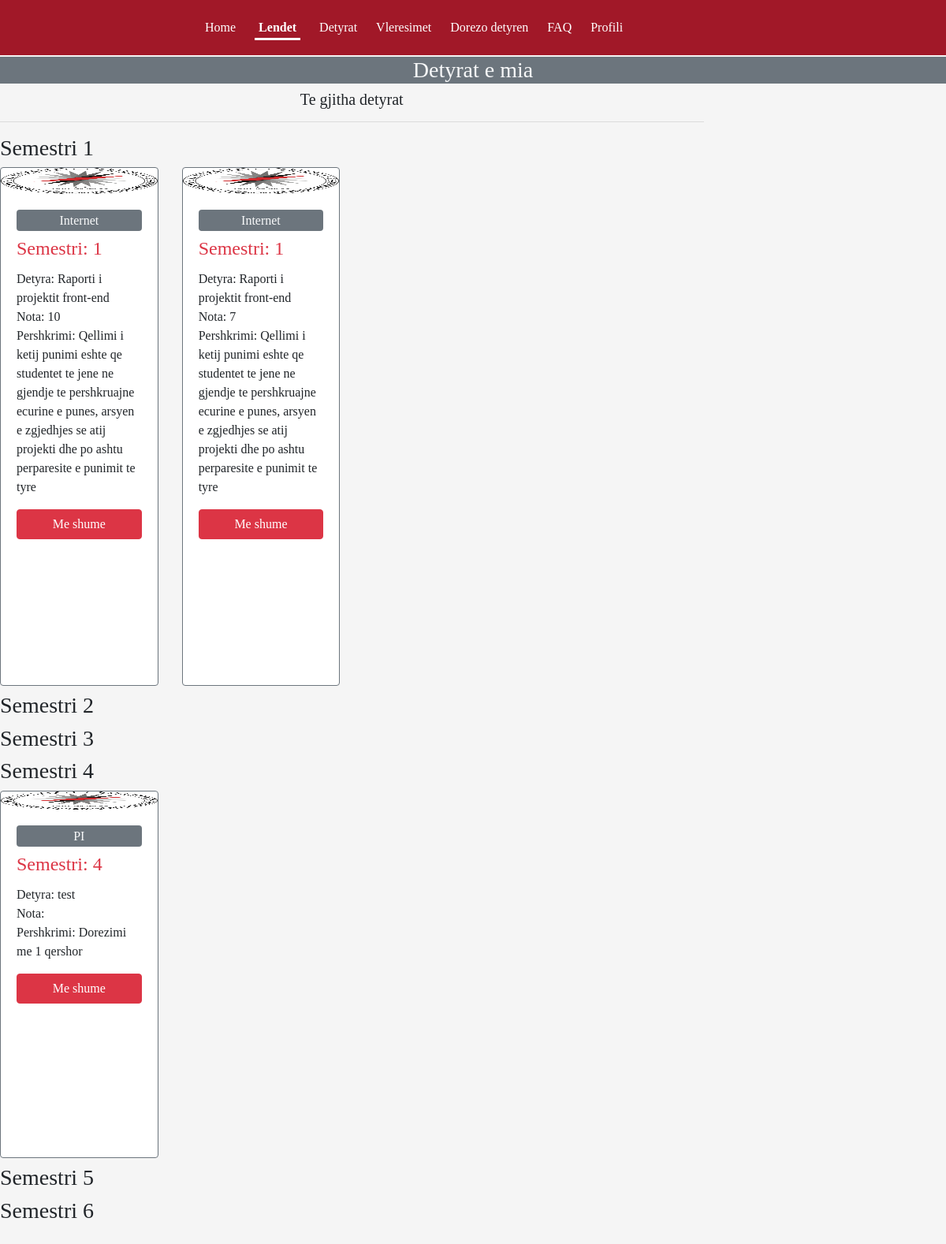
The page /student/detyratlist.php (signed in) on the database its author committed.
### tables this page shows
CREATE TABLE `lendet` (
  `id_l` int(30) NOT NULL,
  `name_l` varchar(30) NOT NULL,
  `semestri_l` int(30) NOT NULL,
  `profesorid_l` int(30) NOT NULL
);

CREATE TABLE `tasks` (
  `id_t` int(30) NOT NULL,
  `lendaid_t` int(30) NOT NULL,
  `profesorid_t` int(30) NOT NULL,
  `emri_t` varchar(200) NOT NULL,
  `datapublikimit_t` date NOT NULL,
  `deadline_t` date NOT NULL,
  `pershkrimi_t` text DEFAULT NULL
);

CREATE TABLE `tasks_done` (
  `id_td` int(11) NOT NULL,
  `id_t` int(11) NOT NULL,
  `id_s` int(11) NOT NULL,
  `date_d` date NOT NULL,
  `content_d` varchar(400) NOT NULL,
  `grade_d` enum('5','6','7','8','9','10') DEFAULT NULL
);

### student/detyratlist.php (the view, shortened to what this page needs)
<?php
require '../dbconfig/config.php';
?>
<!DOCTYPE html>
<html lang="en">
<head>
<link rel="stylesheet" href="https://cdn.jsdelivr.net/npm/bootstrap@4.6.1/dist/css/bootstrap.min.css">
<link rel="stylesheet" href="css/index.css">
<link rel="stylesheet" href="../css/home.css" type="text/css" media="all">
</head>
<body>
    <nav class="menu-nav">
        <div class="menu">
             <a href="../student/home_s.php">Home </a>
             <a href="../student/lendet_s.php"><span class="current-page">Lendet</span></a>
             <a href="../student/detyrat_s.php">Detyrat</a>
             <a href="../student/vleresimet_s.php">Vleresimet</a>
             <a href="../student/dorezodetyren_s.php">Dorezo detyren</a>
             <a href="../student/faq_s.php">FAQ</a>
             <a href="../student/profile_s.php">Profili</a>
         </div>
       </nav>
       <br>
       <br>
<br>
<h3 class="text-center text-light bg-secondary">Detyrat e mia</h3>
<div class"container-fluid">
    <div class="row">
        <div class="col-lg-9">
            <h5 class="text-center" id="textChange">Te gjitha detyrat</h5>
            <hr>
        <h3>Semestri 1</h3>
        <div class="row" id="result">
            <?php
            $id=$_SESSION['id'];
            $sql="Select lendet.name_l, tasks.emri_t, tasks_done.grade_d, tasks.pershkrimi_t, lendet.semestri_l from lendet
            INNER JOIN tasks ON lendet.id_l=tasks.lendaid_t
            INNER JOIN tasks_done ON tasks.id_t=tasks_done.id_t
            INNER JOIN klaset ON klaset.id_l=lendet.id_l WHERE klaset.id_s = $id
             AND tasks_done.id_s=$id AND semestri_l=1";
            $result=$conn->query($sql);
            while($row=$result->fetch_assoc()){
            ?>
            <div class="col-md-3 mb-2">
                <div class="card-deck">
                    <div class="card border-secondary">
                        <img src="../photo/uni_logo.png" class="card-img-top">
                        <div class="card-body">
                        <h6 class="text-light bg-secondary text-center rounded p-1"><?=$row['name_l']; ?></h6>
                            <h4 class="card-title text-danger">Semestri: <?= number_format($row['semestri_l']);?></h4>
                            <p>
                                Detyra: <?=$row['emri_t'];?><br>
                                Nota: <?=$row['grade_d'];?><br>
                                Pershkrimi: <?=$row['pershkrimi_t'];?><br>
                            </p>
                            <a href="#" class="btn btn-danger  btn-block">Me shume</a>
                        </div>
                    </div>
                </div>
            </div>
            <?php } ?>
        </div>
        <h3>Semestri 2</h3>
        <h3>Semestri 3</h3>
        <h3>Semestri 4</h3>
        <div class="row" id="result">
            <?php
            $id=$_SESSION['id'];
            $sql="Select lendet.name_l, tasks.emri_t, tasks_done.grade_d, tasks.pershkrimi_t, lendet.semestri_l from lendet
            INNER JOIN tasks ON lendet.id_l=tasks.lendaid_t
            INNER JOIN tasks_done ON tasks.id_t=tasks_done.id_t
            INNER JOIN klaset ON klaset.id_l=lendet.id_l WHERE klaset.id_s = $id
             AND tasks_done.id_s=$id AND semestri_l=4";
            $result=$conn->query($sql);
            while($row=$result->fetch_assoc()){
            ?>
            <div class="col-md-3 mb-2">
                <div class="card-deck">
                    <div class="card border-secondary">
                        <img src="../photo/uni_logo.png" class="card-img-top">
                        <div class="card-body">
                        <h6 class="text-light bg-secondary text-center rounded p-1"><?=$row['name_l']; ?></h6>
                            <h4 class="card-title text-danger">Semestri: <?= number_format($row['semestri_l']);?></h4>
                            <p>
                                Detyra: <?=$row['emri_t'];?><br>
                                Nota: <?=$row['grade_d'];?><br>
                                Pershkrimi: <?=$row['pershkrimi_t'];?><br>
                            </p>
                            <a href="#" class="btn btn-danger  btn-block">Me shume</a>
                        </div>
                    </div>
                </div>
            </div>
            <?php } ?>
        </div>
        <h3>Semestri 5</h3>
        <h3>Semestri 6</h3>
    </div>
   </div>
</div>
</body>
</html>

### css/index.css (style rules this page uses)
html { width: 100%; height: 100%; }
body { font-family: Ubuntu; }
img { width: 5%; height: 5%; }

### css/home.css (style rules this page uses)
html { font-family: "helvetica neue", sans-serif; height:100%; }
body { min-height:100%; padding:0; margin:0; position:relative; padding-bottom:170px; background-color: whitesmoke; }
.menu { margin: 0px auto; width: 700px; position: relative; background-color: rgb(161, 24, 40); }
.menu a { font-weight: normal; clear: right; text-decoration: none; color:white ; margin: 0 10px; line-height: 70px; }
.current-page { font-weight:bold; border-bottom: 3px solid; padding: 5px; }
.menu-nav { width: 100%; float: left; margin: auto; position: fixed; background-color: rgb(161, 24, 40); z-index: 99; }
a { text-decoration: none; }

### rows shown on the page
lendet: name_l "Internet", semestri_l "1", tasks.emri_t "Raporti i projektit front-end", tasks_done.grade_d "10", tasks.pershkrimi_t "Qellimi i ketij punimi eshte qe studentet te jene ne gjendje te pershkruajne ecurine e punes, arsyen e zgjedhjes se atij projekti dhe po ashtu perparesite e punimit te tyre", tasks_done.grade_d "7"
lendet: name_l "PI", semestri_l "4", tasks.emri_t "test", tasks.pershkrimi_t "Dorezimi me 1 qershor"
